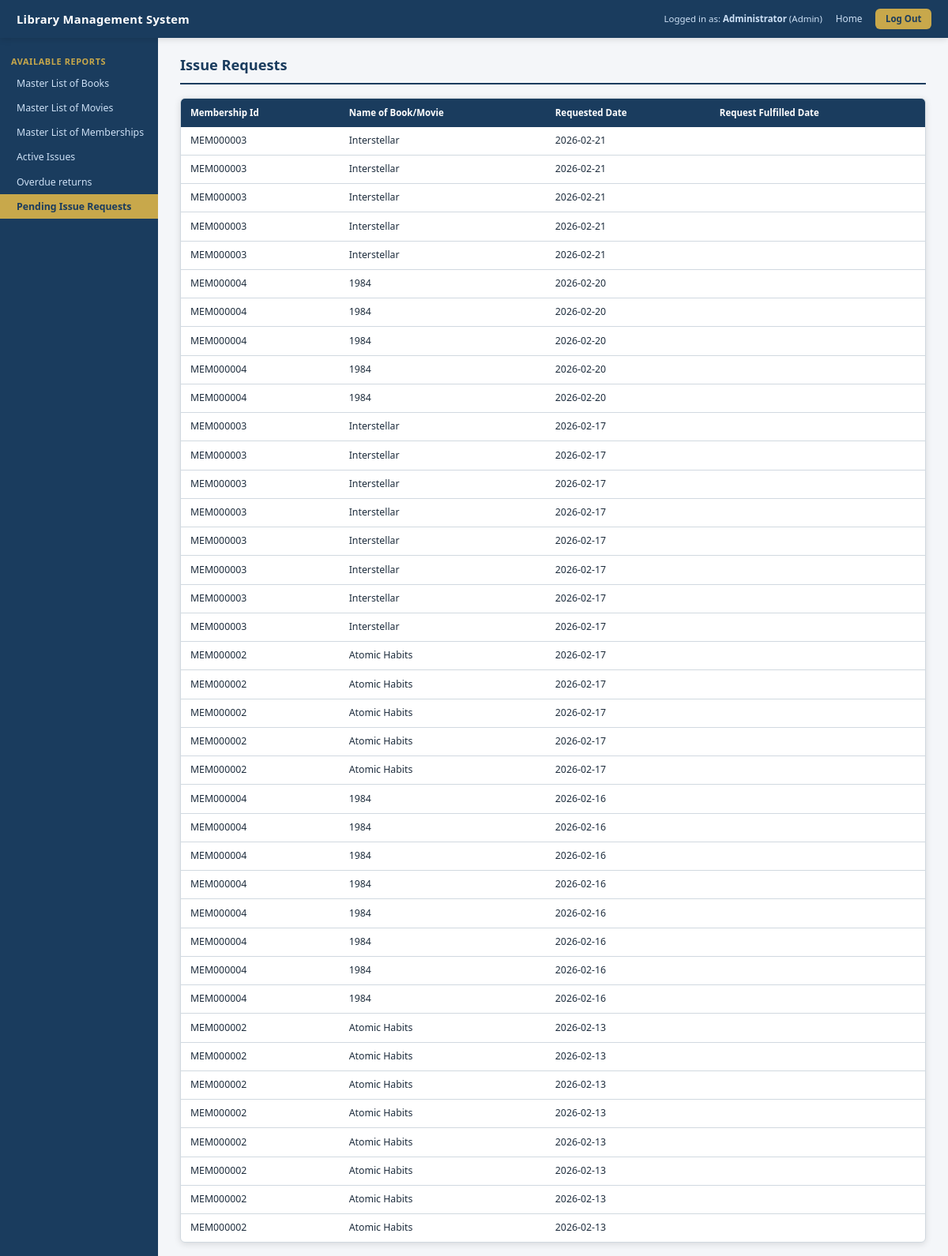
The page /reports/issue-requests (signed in) on the database its author committed.
### tables this page shows
CREATE TABLE issue_requests (
        id INTEGER PRIMARY KEY AUTOINCREMENT,
        membership_id TEXT NOT NULL,
        product_name TEXT NOT NULL,
        requested_date TEXT NOT NULL,
        request_fulfilled_date TEXT
    );

### app.py (the view)
@app.route('/reports/issue-requests')
@login_required
def report_issue_requests():
    db = get_db()
    requests_list = db.execute("SELECT * FROM issue_requests ORDER BY requested_date DESC").fetchall()
    db.close()
    return render_template('report_issue_requests.html', requests_list=requests_list)

### app.py (called while the page is built)
def login_required(f):
    @wraps(f)
    def decorated(*args, **kwargs):
        if 'user_id' not in session:
            return redirect(url_for('login'))
        return f(*args, **kwargs)
    return decorated

### database.py (called while the page is built)
def get_db():
    conn = sqlite3.connect(DATABASE)
    conn.row_factory = sqlite3.Row
    conn.execute("PRAGMA foreign_keys = ON")
    return conn

### templates/report_issue_requests.html (shortened to what this page needs)
{% extends 'base.html' %}
{% block sidebar %}
<div class="sidebar">
    <span class="sidebar-heading">Available Reports</span>
    <a href="{{ url_for('report_books') }}" class="sidebar-link">Master List of Books</a>
    <a href="{{ url_for('report_movies') }}" class="sidebar-link">Master List of Movies</a>
    <a href="{{ url_for('report_memberships') }}" class="sidebar-link">Master List of Memberships</a>
    <a href="{{ url_for('report_active_issues') }}" class="sidebar-link">Active Issues</a>
    <a href="{{ url_for('report_overdue') }}" class="sidebar-link">Overdue returns</a>
    <a href="{{ url_for('report_issue_requests') }}" class="sidebar-link active">Pending Issue Requests</a>
</div>
{% endblock %}
{% block content %}
<div class="page-title">Issue Requests</div>
{% if requests_list %}
<div class="table-wrapper">
    <table>
        <thead>
            <tr>
                <th>Membership Id</th>
                <th>Name of Book/Movie</th>
                <th>Requested Date</th>
                <th>Request Fulfilled Date</th>
            </tr>
        </thead>
        <tbody>
            {% for r in requests_list %}
            <tr>
                <td>{{ r['membership_id'] }}</td>
                <td>{{ r['product_name'] }}</td>
                <td>{{ r['requested_date'] }}</td>
                <td>{{ r['request_fulfilled_date'] or '' }}</td>
            </tr>
            {% endfor %}
        </tbody>
    </table>
</div>
{% else %}
<div class="table-wrapper"><div class="table-empty">No issue requests found.</div></div>
{% endif %}
{% endblock %}

### static/css/style.css (style rules this page uses)
*, *::before, *::after { box-sizing: border-box; margin: 0; padding: 0; }
:root { --primary: #1a3c5e; --primary-light: #2563a8; --accent: #c8a84b; --accent-hover: #dfc070; --bg: #f4f6f9; --white: #ffffff; --border: #d1d9e0; --text: #1e2d3d; --text-muted: #607080; --sidebar-bg: #1a3c5e; --sidebar-text: #cde0f5; --sidebar-active: #c8a84b; --sidebar-hover: #2563a8; --success: #1a7a3c; --success-bg: #e6f4ec; --error: #c0392b; --error-bg: #fdf0ee; --warn-bg: #fff8e7; --warn: #b07d00; --shadow: 0 2px 8px rgba(0,0,0,0.12); --radius: 6px; }
html, body { font-family: 'Segoe UI', Tahoma, Geneva, Verdana, sans-serif; font-size: 14px; background: var(--bg); color: var(--text); min-height: 100vh; line-height: 1.5; }
a { color: var(--primary-light); text-decoration: none; }
.sidebar { width: 200px; min-width: 200px; background: var(--sidebar-bg); padding: 1rem 0; flex-shrink: 0; }
.sidebar-heading { color: var(--accent); font-size: 0.78rem; font-weight: 700; text-transform: uppercase; letter-spacing: 0.6px; padding: 0.6rem 1rem 0.3rem; display: block; }
.sidebar-link { display: block; padding: 0.45rem 1rem 0.45rem 1.5rem; color: var(--sidebar-text); font-size: 0.88rem; text-decoration: none; transition: background 0.15s; }
.sidebar-link.active { background: var(--accent); color: var(--primary); font-weight: 600; }
.page-title { font-size: 1.3rem; font-weight: 700; color: var(--primary); margin-bottom: 1.25rem; padding-bottom: 0.6rem; border-bottom: 2px solid var(--primary); }
.table-wrapper { background: var(--white); border: 1px solid var(--border); border-radius: var(--radius); overflow-x: auto; box-shadow: var(--shadow); }
table { width: 100%; border-collapse: collapse; }
thead tr { background: var(--primary); }
thead th { padding: 0.65rem 0.85rem; color: #fff; font-size: 0.82rem; font-weight: 600; text-align: left; white-space: nowrap; }
tbody tr { border-bottom: 1px solid var(--border); }
tbody tr:last-child { border-bottom: none; }
tbody td { padding: 0.6rem 0.85rem; font-size: 0.88rem; }

### rows shown on the page
issue_requests: membership_id "MEM000003", product_name "Interstellar", requested_date "2026-02-21"
issue_requests: membership_id "MEM000003", product_name "Interstellar", requested_date "2026-02-21"
issue_requests: membership_id "MEM000003", product_name "Interstellar", requested_date "2026-02-21"
issue_requests: membership_id "MEM000003", product_name "Interstellar", requested_date "2026-02-21"
issue_requests: membership_id "MEM000003", product_name "Interstellar", requested_date "2026-02-21"
issue_requests: membership_id "MEM000004", product_name "1984", requested_date "2026-02-20"
issue_requests: membership_id "MEM000004", product_name "1984", requested_date "2026-02-20"
issue_requests: membership_id "MEM000004", product_name "1984", requested_date "2026-02-20"
issue_requests: membership_id "MEM000004", product_name "1984", requested_date "2026-02-20"
issue_requests: membership_id "MEM000004", product_name "1984", requested_date "2026-02-20"
issue_requests: membership_id "MEM000003", product_name "Interstellar", requested_date "2026-02-17"
issue_requests: membership_id "MEM000003", product_name "Interstellar", requested_date "2026-02-17"
issue_requests: membership_id "MEM000003", product_name "Interstellar", requested_date "2026-02-17"
issue_requests: membership_id "MEM000003", product_name "Interstellar", requested_date "2026-02-17"
issue_requests: membership_id "MEM000003", product_name "Interstellar", requested_date "2026-02-17"
issue_requests: membership_id "MEM000003", product_name "Interstellar", requested_date "2026-02-17"
issue_requests: membership_id "MEM000003", product_name "Interstellar", requested_date "2026-02-17"
issue_requests: membership_id "MEM000003", product_name "Interstellar", requested_date "2026-02-17"
issue_requests: membership_id "MEM000002", product_name "Atomic Habits", requested_date "2026-02-17"
issue_requests: membership_id "MEM000002", product_name "Atomic Habits", requested_date "2026-02-17"
issue_requests: membership_id "MEM000002", product_name "Atomic Habits", requested_date "2026-02-17"
issue_requests: membership_id "MEM000002", product_name "Atomic Habits", requested_date "2026-02-17"
issue_requests: membership_id "MEM000002", product_name "Atomic Habits", requested_date "2026-02-17"
issue_requests: membership_id "MEM000004", product_name "1984", requested_date "2026-02-16"
issue_requests: membership_id "MEM000004", product_name "1984", requested_date "2026-02-16"
issue_requests: membership_id "MEM000004", product_name "1984", requested_date "2026-02-16"
issue_requests: membership_id "MEM000004", product_name "1984", requested_date "2026-02-16"
issue_requests: membership_id "MEM000004", product_name "1984", requested_date "2026-02-16"
issue_requests: membership_id "MEM000004", product_name "1984", requested_date "2026-02-16"
issue_requests: membership_id "MEM000004", product_name "1984", requested_date "2026-02-16"
issue_requests: membership_id "MEM000004", product_name "1984", requested_date "2026-02-16"
issue_requests: membership_id "MEM000002", product_name "Atomic Habits", requested_date "2026-02-13"
issue_requests: membership_id "MEM000002", product_name "Atomic Habits", requested_date "2026-02-13"
issue_requests: membership_id "MEM000002", product_name "Atomic Habits", requested_date "2026-02-13"
issue_requests: membership_id "MEM000002", product_name "Atomic Habits", requested_date "2026-02-13"
issue_requests: membership_id "MEM000002", product_name "Atomic Habits", requested_date "2026-02-13"
issue_requests: membership_id "MEM000002", product_name "Atomic Habits", requested_date "2026-02-13"
issue_requests: membership_id "MEM000002", product_name "Atomic Habits", requested_date "2026-02-13"
issue_requests: membership_id "MEM000002", product_name "Atomic Habits", requested_date "2026-02-13"

### other values the page prints
{{ session.get('name') }} "Administrator"
